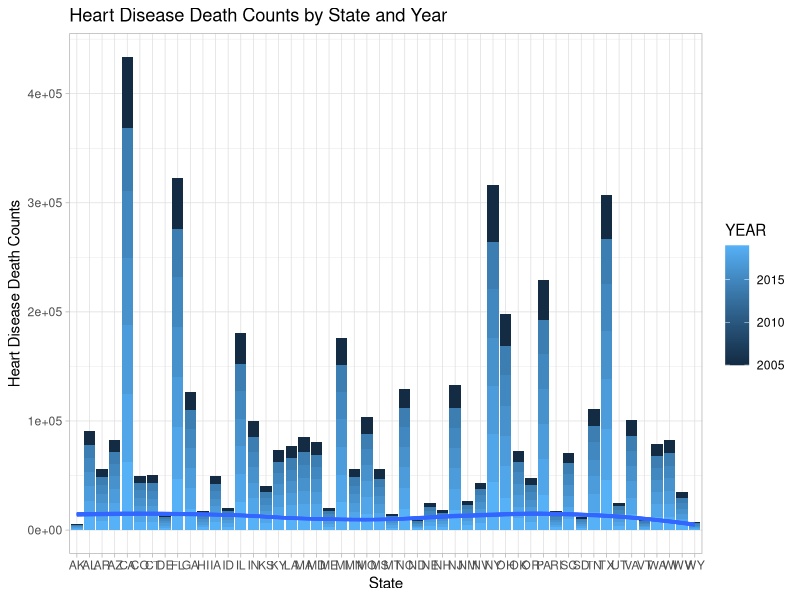
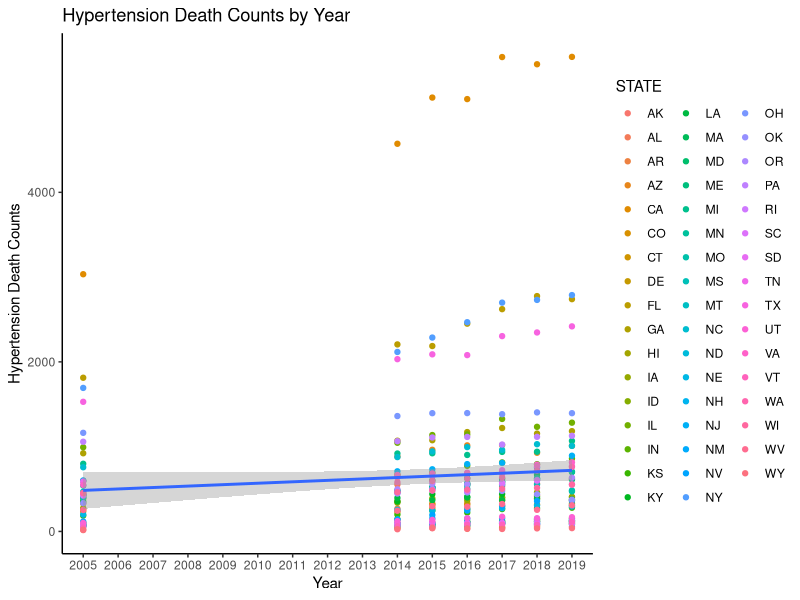
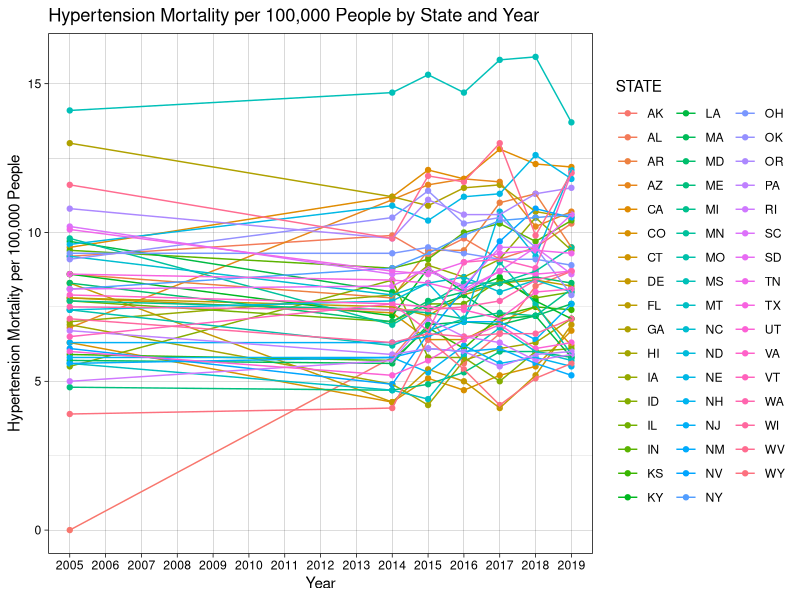

Here is the R script that generated these plots, in order:
## ---- chunk 1
knitr::opts_chunk$set(echo = TRUE, eval = TRUE, fig.align = "center", warning = F, message = F,
tidy=TRUE, tidy.opts=list(width.cutoff=60), R.options=list(max.print=100))
## ---- chunk 2

install.packages('KableExtra', dependencies=TRUE, repos='http://cran.rstudio.com/')

library(kableExtra)
library(tidyverse)
library(dplyr)

Hypertension_mortality_by_state <- read_csv("Hypertension_mortality_by_state.csv")
Heart_disease_mortality_by_state <- read_csv("Heart_disease_mortality_by_state.csv")
## ---- chunk 3
Heart_disease_mortality_by_state <- Heart_disease_mortality_by_state %>% pivot_wider(names_from = STATE, values_from = RATE)
Hypertension_mortality_by_state <- Hypertension_mortality_by_state %>% pivot_wider(names_from = STATE, values_from = RATE)

Heart_disease_mortality_by_state <- Heart_disease_mortality_by_state %>% pivot_longer(4:54, names_to = "STATE", values_to = "Heart_Disease_Mortality_per_100000_People", values_drop_na = TRUE)
Hypertension_mortality_by_state <- Hypertension_mortality_by_state %>% pivot_longer(4:54, names_to = "STATE", values_to = "Hypertension_Mortality_per_100000_People", values_drop_na = TRUE)
## ---- chunk 4
#Cleaning up/removing unnecessary columns
Heart_disease_mortality_by_state <- Heart_disease_mortality_by_state %>% rename(Heart_Disease_Deaths = "DEATHS") %>% select(.,-URL)
Hypertension_mortality_by_state <- Hypertension_mortality_by_state %>% rename(Hypertension_Deaths = "DEATHS") %>% select(.,-URL)

## ---- chunk 5
#Inner Join by STATE and YEAR. The variable that I'm particularly interested in is STATE, but YEAR is also possible.
Mortality_joined <- inner_join(Heart_disease_mortality_by_state, Hypertension_mortality_by_state, by = c("STATE" = "STATE", "YEAR" = "YEAR"))

#Reorganize columns
Mortality_joined <- Mortality_joined[c("YEAR", "STATE", "Heart_Disease_Deaths", "Heart_Disease_Mortality_per_100000_People", "Hypertension_Deaths", "Hypertension_Mortality_per_100000_People")]
## ---- chunk 6
#Number of unique ID's (STATE,YEAR) in each dataset
Heart_disease_mortality_by_state %>% n_distinct()
Hypertension_mortality_by_state %>% n_distinct()
## ---- chunk 7
#Total number of observations in each dataset
Heart_disease_mortality_by_state %>% nrow()
Hypertension_mortality_by_state %>% nrow()
## ---- chunk 8
#ID's (STATE,YEAR) that appear in one dataset but not the other
anti_join(Heart_disease_mortality_by_state, Hypertension_mortality_by_state) %>% n_distinct()
anti_join(Hypertension_mortality_by_state, Heart_disease_mortality_by_state) %>% n_distinct()


nrow(Mortality_joined)

350-350
## ---- chunk 9
#Core dplyr functions
Mortality_joined %>% filter(STATE == "AL")

Mortality_joined %>% select(STATE,`Heart_Disease_Deaths`)

Mortality_joined %>% arrange(desc('Heart_Disease_Mortality_per_100000_People'))

Mortality_joined %>% group_by(STATE)

Mortality_joined %>% mutate(Heart_Disease_Mortality_per_10000_People = (Heart_Disease_Mortality_per_100000_People)/10)

Mortality_joined %>% mutate(Hypertension_Mortality_per_10000_People = (Hypertension_Mortality_per_100000_People)/10)

Mortality_joined %>% summarize(mean(Heart_Disease_Deaths > 5000))

Mortality_joined %>% filter(str_detect(STATE,"^A"))

## ---- chunk 10
#5 Unique Dplyr Summary Statistics Functions
Mortality_joined %>% summarize_at(c("Heart_Disease_Deaths", "Heart_Disease_Mortality_per_100000_People", "Hypertension_Deaths", "Hypertension_Mortality_per_100000_People"), mean)
  
Mortality_joined %>% summarize_at(c("Heart_Disease_Deaths", "Heart_Disease_Mortality_per_100000_People", "Hypertension_Deaths", "Hypertension_Mortality_per_100000_People"), sd)

Mortality_joined %>% summarize_at(c("Heart_Disease_Deaths", "Heart_Disease_Mortality_per_100000_People", "Hypertension_Deaths", "Hypertension_Mortality_per_100000_People"), min)

Mortality_joined %>% summarize_at(c("Heart_Disease_Deaths", "Heart_Disease_Mortality_per_100000_People", "Hypertension_Deaths", "Hypertension_Mortality_per_100000_People"), max)

Mortality_joined %>% summarize_at(c("Heart_Disease_Deaths", "Heart_Disease_Mortality_per_100000_People", "Hypertension_Deaths", "Hypertension_Mortality_per_100000_People"), median)
## ---- chunk 11
#2 functions using Group by categorical variable
Mortality_joined %>% group_by(STATE, YEAR) %>% summarize_at(c("Heart_Disease_Deaths", "Heart_Disease_Mortality_per_100000_People", "Hypertension_Deaths", "Hypertension_Mortality_per_100000_People"), mean)
  
Mortality_joined %>% group_by(YEAR) %>% summarize_at(c("Heart_Disease_Deaths", "Heart_Disease_Mortality_per_100000_People", "Hypertension_Deaths", "Hypertension_Mortality_per_100000_People"), sd)

#define my own function
Per_10000 <- function(x) {
  value <- x/10
  return(value)
}

Mortality_joined %>% group_by(STATE) %>% summarize(Heart_Disease_Mortality_per_10000_People = Per_10000(Heart_Disease_Mortality_per_100000_People))

#n() inside group_by
Mortality_joined %>% group_by(STATE) %>% summarize(Heart_Disease_and_Hypertension_Count = n())
Mortality_joined %>% group_by(YEAR) %>% summarize(Heart_Disease_and_Hypertension_Count = n())

#table using kable

Mortality_joined %>% group_by(YEAR) %>% summarize_at(c("Heart_Disease_Deaths", "Heart_Disease_Mortality_per_100000_People", "Hypertension_Deaths", "Hypertension_Mortality_per_100000_People"), sd) %>% kbl(caption = "Heart Disease and Hypertension Statistics by Year", col.names = c("Year", "Heart Disease Deaths", "Heart Disease Deaths per 100,000 People", "Hypertension Deaths", "Hypertension Deaths per 100,000 People"), align=rep('c')) %>% kable_material_dark()

#table using pivot_wider that can be used to make a table using kable package
Mortality_joined %>% pivot_wider(names_from = YEAR, values_from = Heart_Disease_Deaths)
## ---- chunk 12
library(ggplot2)
ggplot(Mortality_joined, aes(x = STATE, y = Heart_Disease_Deaths, fill = YEAR)) + 
  geom_bar(aes(x = STATE, y = Heart_Disease_Deaths, position = "fill"), stat = "identity") + 
  geom_smooth(aes(group = YEAR), method = "loess", se=F) +
  scale_y_continuous(breaks = seq(0,600000, by = 100000)) + 
  ggtitle("Heart Disease Death Counts by State and Year") + 
  ylab("Heart Disease Death Counts") + 
  xlab("State") +
  theme_light()
## ---- chunk 13
ggplot(Mortality_joined, aes(x = YEAR, y = Hypertension_Deaths)) + 
  geom_point(aes(color = STATE)) + 
  geom_smooth(method = "lm") +
  scale_x_discrete(limits = c(2005:2019)) +
  ggtitle("Hypertension Death Counts by Year") + 
  ylab("Hypertension Death Counts") + 
  xlab("Year") +
  theme_classic()
## ---- chunk 14
ggplot(Mortality_joined, aes(x = YEAR, y = Hypertension_Mortality_per_100000_People)) + 
  geom_point(aes(color = STATE)) +
  geom_line(aes(group = STATE, color = STATE), method = "loess", se=F) +
  scale_x_discrete(limits = c(2005:2019)) +
  ggtitle("Hypertension Mortality per 100,000 People by State and Year") + 
  ylab("Hypertension Mortality per 100,000 People") + 
  xlab("Year") +
  theme_linedraw()
